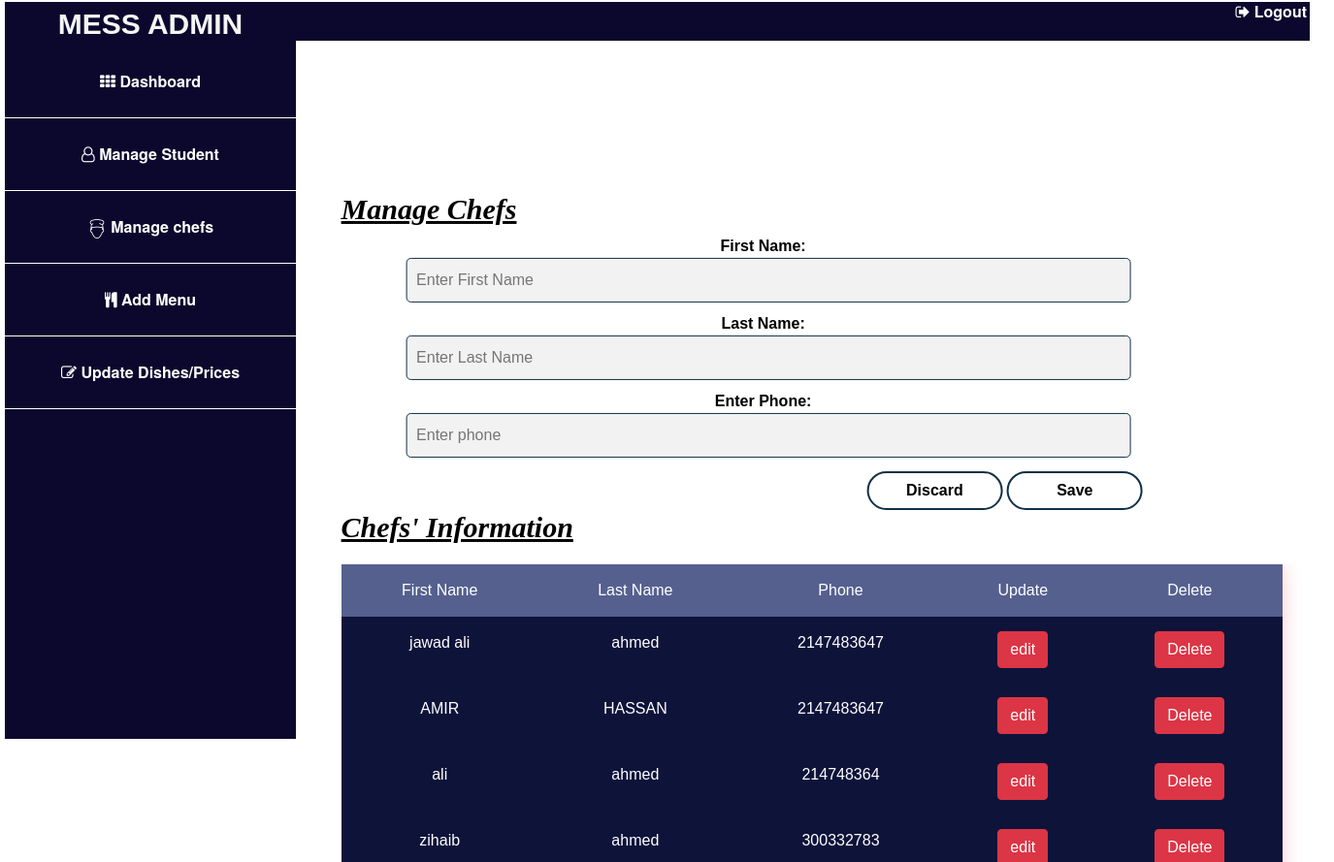
Page /fAdmin_page/managechef.php (signed in) on the committed database.
### tables this page shows
CREATE TABLE IF NOT EXISTS `chef` (
  `CHEF_ID` varchar(5) NOT NULL,
  `FIRSTNAME` varchar(20) NOT NULL,
  `LASTNAME` varchar(11) NOT NULL,
  `PHONE` int(15) NOT NULL,
  PRIMARY KEY (`CHEF_ID`)
);

### fAdmin_page/managechef.php (the view, shortened to what this page needs)
 <!DOCTYPE html>
<html>
<head>
<link rel="stylesheet" href="https://stackpath.bootstrapcdn.com/bootstrap/4.3.1/css/bootstrap.min.css"/>
    <link rel="stylesheet" href="text.css">
    <link rel="stylesheet" href="reset.css">
    <link rel="stylesheet" href="960_12_col.css">
    <link rel="stylesheet" href="stylesheet.css">
</head>
<body>
    <div class="container_12">
        <div class="grid_4" style="height: 760px;">
            <p><strong>MESS <strong>ADMIN</strong></p>
            <ul>
                <li>
                    <a href="index.php"><i class="fa fa-th" aria-hidden="true"></i> Dashboard</a></li>
                <li><a href="managestd.php" target=""><i class="fa fa-user-o" aria-hidden="true"></i> Manage Student</a></li>
                <li><a href="managechef.php"><img src="chef2.png"> Manage chefs</a></li>
                <li><a href="menu.php"><i class="fa fa-cutlery" aria-hidden="true"></i> Add Menu</a></li>
                <li><a href="dish.php"><i class="fa fa-pencil-square-o" aria-hidden="true"></i> Update Dishes/Prices</a></li>
            </ul>
        </div>
        <div class="grid_12">
            <h1><a href="logout.php"><i class="fa fa-sign-out" aria-hidden="true"></i> Logout</a></h1>
        </div>
        <div class="container">
<body>
<form action="edit1.php">
<div class="container">
<div class="h1">
<h1 style="text-align: left; font-size: 30px; text-decoration: underline; color: black;"><strong><i>Manage Chefs</i></strong></h1>
</div>
<div class="textarea2">
<div class="fname">
<label>First Name:  </label>
<input type="text" name="firstname" placeholder="Enter First Name"  value="<?php echo $rows["FIRSTNAME"] ?>">
</div>
<div class="lname">
<label>Last Name:</label>
<input type="text" name="lastname" placeholder="Enter Last Name" value="<?php echo $rows["LASTNAME"] ?>">
</div>
<div class="phone">
<label>Enter Phone:</label>
<input type="text" name="phone" placeholder="Enter phone"  value="<?php echo $rows['PHONE'] ?>">
</div>
 <div class="submit">
<input type="submit" name="discard-btn" value="Discard">
<a href="edit1.php?ID=<?php echo $rows["CHEF_ID"]."&firstname=".$rows['FIRSTNAME'] ?>">
<input type="submit" name="save-btn" value="Save">
</div>
</div>
</form>
<div class="stdtable">
<h2 style="text-align: left; font-size: 30px; text-decoration: underline; color: black; font-family: Comic Sans MS;"><strong><i>Chefs' Information</strong></i></h2>
<div id="scrolltable">
<div class="ok">
<form action="delet1.php" method="POST">
<table>
        <thead>
            <tr bgcolor="grey">
                <th>First Name</th>
                <th>Last Name</th>
                <th>Phone</th>
                <th>Update</th>
                <th>Delete</th>
            </tr>
        </thead>
    </div>
        <tbody>
            <?php
include("dbconnection.php");
$sql="select * from chef";
$result=mysqli_query($con,$sql);
while($rows=mysqli_fetch_array($result)){
  echo '<tr>
<td>'.$rows['FIRSTNAME'].'</td>
<td>'.$rows['LASTNAME'].'</td>
<td>'.$rows['PHONE'].'</td>
<td><a href="managechef.php?edit='.$rows['CHEF_ID'].'" class="btn btn-danger">edit</a></td>
<td><a href="delet1.php?delete='.$rows['CHEF_ID'].'" class="btn btn-danger">Delete</a></td>
</tr>';
}
     ?>
        </tbody>
</div>
        </div>

### fAdmin_page/text.css (style rules this page uses)
body { font:13px/1.5 'Helvetica Neue',Arial,'Liberation Sans',FreeSans,sans-serif }
h1 { font-size:25px }
h2 { font-size:23px }
ul { list-style:disc }
li { margin-left:30px }
p,dl,hr,h1,h2,h3,h4,h5,h6,ol,ul,pre,table,address,fieldset,figure { margin-bottom:20px }

### fAdmin_page/960_12_col.css (style rules this page uses)
body { min-width: 960px; }
.container_12 { margin-left: auto; margin-right: auto; width: 960px; }
.grid_1, .grid_2, .grid_3, .grid_4, .grid_5, .grid_6, .grid_7, .grid_8, .grid_9, .grid_10, .grid_11, .grid_12 { display: inline; float: left; margin-left: 10px; margin-right: 10px; }
.container_12 .grid_4 { width: 300px; }
.container_12 .grid_12 { width: 940px; }
.clearfix:before, .clearfix:after, .container_12:before, .container_12:after { content: '.'; display: block; overflow: hidden; visibility: hidden; font-size: 0; line-height: 0; width: 0; height: 0; }
.clearfix:after, .container_12:after { clear: both; }
.clearfix, .container_12 { zoom: 1; }

### fAdmin_page/stylesheet.css (style rules this page uses)
.container_12 { background: white; width: 1365px; color: whitesmoke; font-weight: bold; text-align: center; margin-top: 2px; }
.container_12 .grid_4 { background: #0C082D; margin: 0px; margin-top: 0px; }
.grid_4 p { font-family: sans-serif; font-size: 30px; }
.grid_4 li a { display: block; padding: 25px 21px; border-bottom: 0.1px solid white; text-align: center; color: white; font-weight: bold; text-decoration: none; }
.container_12 .grid_12 { width: 1048px; height: 40px; margin-top: 0px; margin-left: -3px; background: #0C082D; text-align: right; }
.grid_12 h1 { margin-right: 3px; }
.grid_12 h1 a { color: white; font-weight: bold; text-decoration: none; }

### fAdmin_page/managechef.php (style rules this page uses)
.container { margin: 0; font-family: sans-serif; font-weight: 100; background: white; position: absolute; top: 48%; left: 48%; width: 80%; transform: translate(-43%, -33%); }
table { width: 970px; border-collapse: collapse; overflow: hidden; box-shadow: 0 0 20px rgba(255, 0, 0, 0.2); }
th, td { padding: 15px; background-color: rgba(14, 19, 58, 1); color: #fff; text-align: center; }
th { text-align: center; }
.textarea2 input[type=text] { width: 90%; background: #f2f2f2; margin: 0 0 10px; padding: 10px; box-sizing: border-box; border-radius: 5px; margin-left: 10px; border: 1px solid rgba(16, 48, 70, 1); }
.textarea2 label { font-weight: bold; color: black; }
input[type='submit'] { width: 140px; height: 40px; background: transparent; color: black; border: 2px solid rgba(16, 48, 70, 1); border-radius: 20px; font-weight: bold; cursor: pointer; }
.h1 h1 { font-family: Comic Sans MS; font-size: 30px; }
.textarea2 { margin-left: 20px; }
.submit { margin-left: 60%; margin-top: 0.5%; }
#scrolltable { margin-top: 20px; height: 310px; overflow: auto; width:119%; }

### rows in the picture
chef: FIRSTNAME "jawad ali", LASTNAME "ahmed", PHONE "2147483647"
chef: FIRSTNAME "AMIR", LASTNAME "HASSAN", PHONE "2147483647"
chef: FIRSTNAME "ali", LASTNAME "ahmed", PHONE "214748364"
chef: FIRSTNAME "zihaib", LASTNAME "ahmed", PHONE "300332783"
